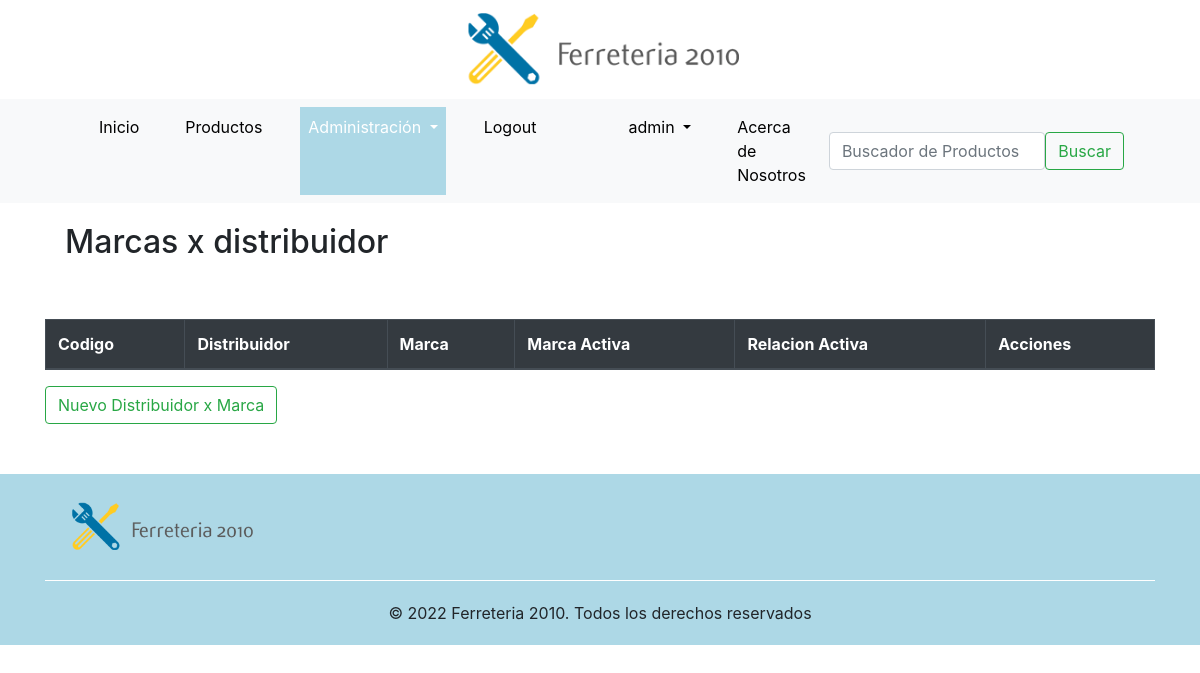
Before: /dist-marca/dist-marca/ (signed in) with the older database file.
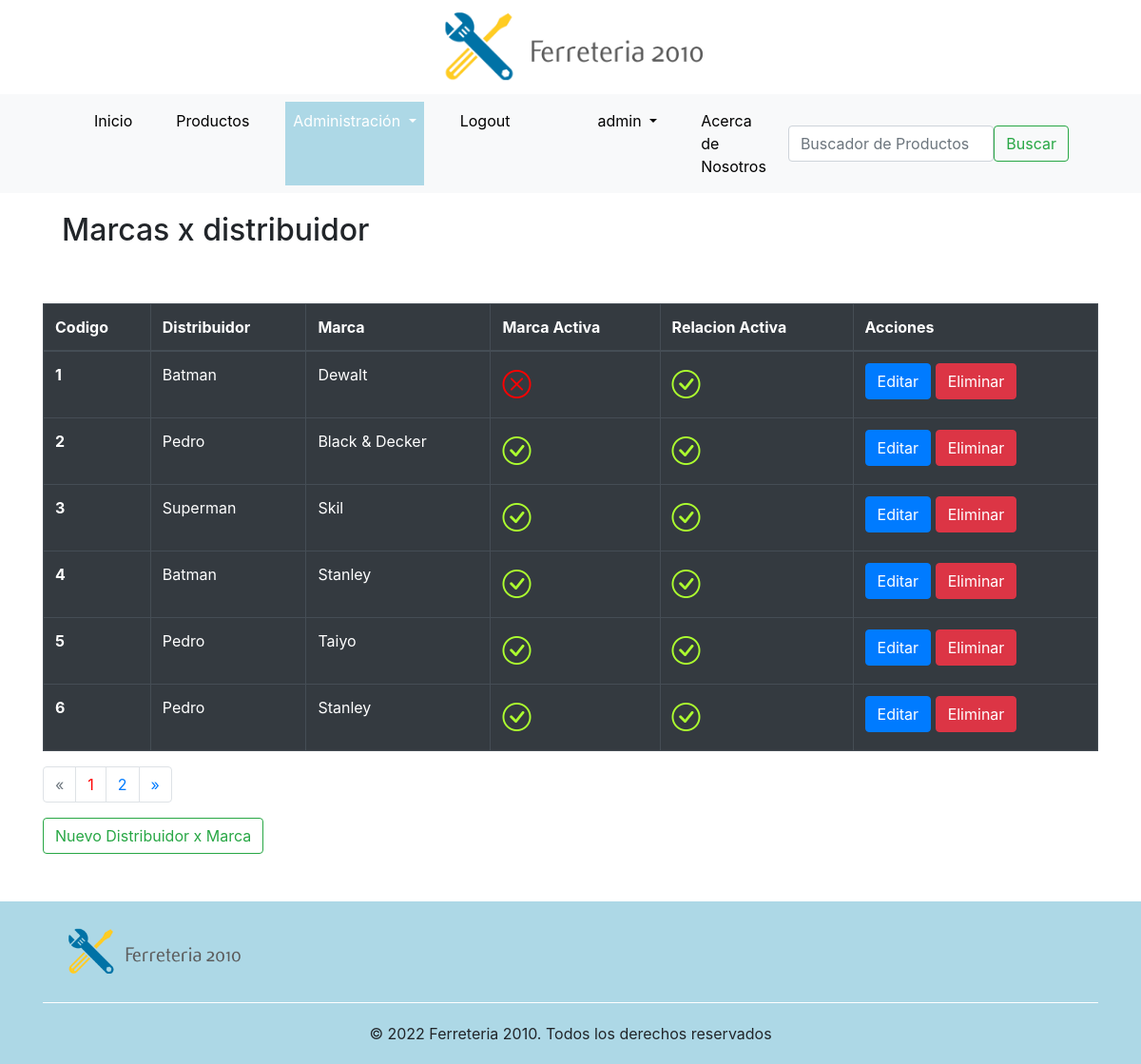
After: the same page with the newer database file.
### dist_marca/models.py (models this page shows, shortened)
class Distribuidores_marcas(models.Model):
    marca = models.ForeignKey(Marcas, on_delete=models.CASCADE, related_name='nombre_marca')
    distribuidor = models.ForeignKey(Distribuidores, on_delete=models.CASCADE, related_name='nombre')
    active = models.BooleanField(default=True)
    class Meta:
        verbose_name = 'Distribuidores x marca'
        verbose_name_plural = 'Distribuidores x marcas'

### distribuidores/models.py (models this page shows, shortened)
class Distribuidores(models.Model):
    razon_social = models.CharField(max_length=200)
    direccion = models.CharField(max_length=100)
    localidad = models.CharField(max_length=100)
    pais = models.CharField(max_length=100)
    telefono = models.CharField(max_length=100)
    mail = models.CharField(max_length=100)
    web = models.CharField(max_length=100)
    cuit = models.IntegerField(unique=True)
    descripcion = models.CharField(max_length=200, blank=True, default='')
    active = models.BooleanField(default=True)
    class Meta:
        verbose_name = 'Distribuidor'
        verbose_name_plural = 'Distribuidores'

### marcas/models.py (models this page shows, shortened)
class Marcas(models.Model):
    nombre = models.CharField(max_length=100, unique=True)
    descripcion = models.CharField(max_length=200, blank=True, default='')
    active = models.BooleanField(default=True)
    class Meta:
        verbose_name = 'Marca'
        verbose_name_plural = 'Marcas'

### dist_marca/views.py (the view)
# urls.py: path('dist-marca/', list_distribuidor_marca, name='list_distribuidor_marca'),
def list_distribuidor_marca(request):
    if request.user.is_authenticated:
        distribuidores_m = Distribuidores_marcas.objects.all().order_by('id')
        context = paginator(request, distribuidores_m, 6)
        return render(request, 'dist_marca/list_dist_marca.html', context=context)
    else:
        return redirect('index')

### django_base/functions.py (called while the page is built)
def usuario_logueado(request):
    if request.user.is_authenticated:
        username  = request.user.username
        id_usuario = User.objects.filter(username__icontains = username).values('id')
        lista_grupo = list(Group.objects.filter(user__in = id_usuario).values_list('name', flat=True))
        for grupo in lista_grupo:
            if grupo == 'Ferreteria':
                return True
            else:
                return False
    else:
        return False

def paginator(request, object, item):
    grupo = usuario_logueado(request)
    pag = request.GET.get('page', 1)
    paginator = Paginator(object, item)
    try:
        resultados = paginator.page(pag)
    except PageNotAnInteger:
        resultados = paginator.page(1)
    except EmptyPage:
        resultados = paginator.page(paginator.num_pages)
    context = {'object_list':resultados, 'grupo':grupo}
    return context

### templates/dist_marca/list_dist_marca.html (shortened to what this page needs)
{% extends 'base.html' %}
{% load static %}
{% block nav_administracion_activo %}active{% endblock %}
{% block contenido %}
<div class="titulo_seccion"><h2>Marcas x distribuidor</h2></div>
<div class="table-responsive-sm">
<table class="table table-hover table-dark table-bordered">
    <thead>
      <tr>
        <th scope="col">Codigo</th>
        <th scope="col">Distribuidor</th>
        <th scope="col">Marca</th>
        <th scope="col">Marca Activa</th>
        <th scope="col">Relacion Activa</th>
        <th scope="col">Acciones</th>
      </tr>
    </thead>
    <tbody>
        {% for objeto in object_list %}
            <tr>
            <th scope="row">{{objeto.id}}</th>
            <td>{{ objeto.distribuidor.razon_social }}</td>
            <td>{{ objeto.marca.nombre }}</td>
            {% if objeto.marca.active == True %}
                <td><i class="bi bi-check-circle" style="text-align:right; font-size:30px; color:greenyellow"></i></td>
            {% else %}
                <td><i class="bi bi-x-circle" style="text-align:right; font-size:30px; color:red"></i></td>
            {% endif %}
            {% if objeto.active == True %}
                <td><i class="bi bi-check-circle" style="text-align:right; font-size:30px; color:greenyellow"></i></td>
            {% else %}
                <td><i class="bi bi-x-circle" style="text-align:right; font-size:30px; color:red"></i></td>
            {% endif %}
            <td>
                <a href="/dist-marca/update/{{objeto.id}}" class="btn btn-primary">Editar</a>
                <a href="/dist-marca/delete/{{objeto.id}}" class="btn btn-danger">Eliminar</a></td>
            </tr>
        {% endfor%}
    </tbody>
  </table>
  <div class="pagination" >
    {% if object_list.has_other_pages %}
    <nav>
      <ul class="pagination justify-content-center">
        {% if object_list.has_previous %}
          <li class="page-item">
            <a class="page-link" href="?page={{ object_list.previous_page_number }}" aria-label="Anterior">
              <span aria-hidden="true">&laquo;</span>
            </a>
          </li>
        {% else %}
          <li class="page-item disabled">
              <span class="page-link" aria-hidden="true">&laquo;</span>
          </li>
        {% endif %}
        {% for p in object_list.paginator.page_range %}
          {% if object_list.number == p %}
            <li class="page-item"><a class="page-link" style="color: red;" href="#">{{ p }}</a></li>
          {% else %}
            <li class="page-item"><a class="page-link" href="?page={{ p }}">{{ p }}</a></li>
          {% endif %}
        {% endfor %}
        {% if object_list.has_next %}
          <li class="page-item">
            <a class="page-link" href="?page={{ object_list.next_page_number }}" aria-label="Siguiente">
              <span aria-hidden="true">&raquo;</span>
            </a>
          </li>
        {% else %}
          <li class="page-item disabled">
            <span class="page-link" aria-hidden="true">&raquo;</span>
          </li>
        {% endif %}
    </ul>
    </nav>
  {% endif %}
</div>
</div>
  <a href="/dist-marca/create/" class="btn btn-outline-success">Nuevo Distribuidor x Marca</a></td>
{% endblock %}

Changed rows visible on the page:
added Distribuidores_marcas: id "1", distribuidor.razon_social "Batman", marca.nombre "Dewalt", active True (drawn)
added Distribuidores_marcas: id "2", distribuidor.razon_social "Pedro", marca.nombre "Black & Decker", active True (drawn)
added Distribuidores_marcas: id "3", distribuidor.razon_social "Superman", marca.nombre "Skil", active True (drawn)
added Distribuidores_marcas: id "4", distribuidor.razon_social "Batman", marca.nombre "Stanley", active True (drawn)
added Distribuidores_marcas: id "5", distribuidor.razon_social "Pedro", marca.nombre "Taiyo", active True (drawn)
added Distribuidores_marcas: id "6", distribuidor.razon_social "Pedro", marca.nombre "Stanley", active True (drawn)
Other visible differences:
new list line: "1"
new list line: "2"
